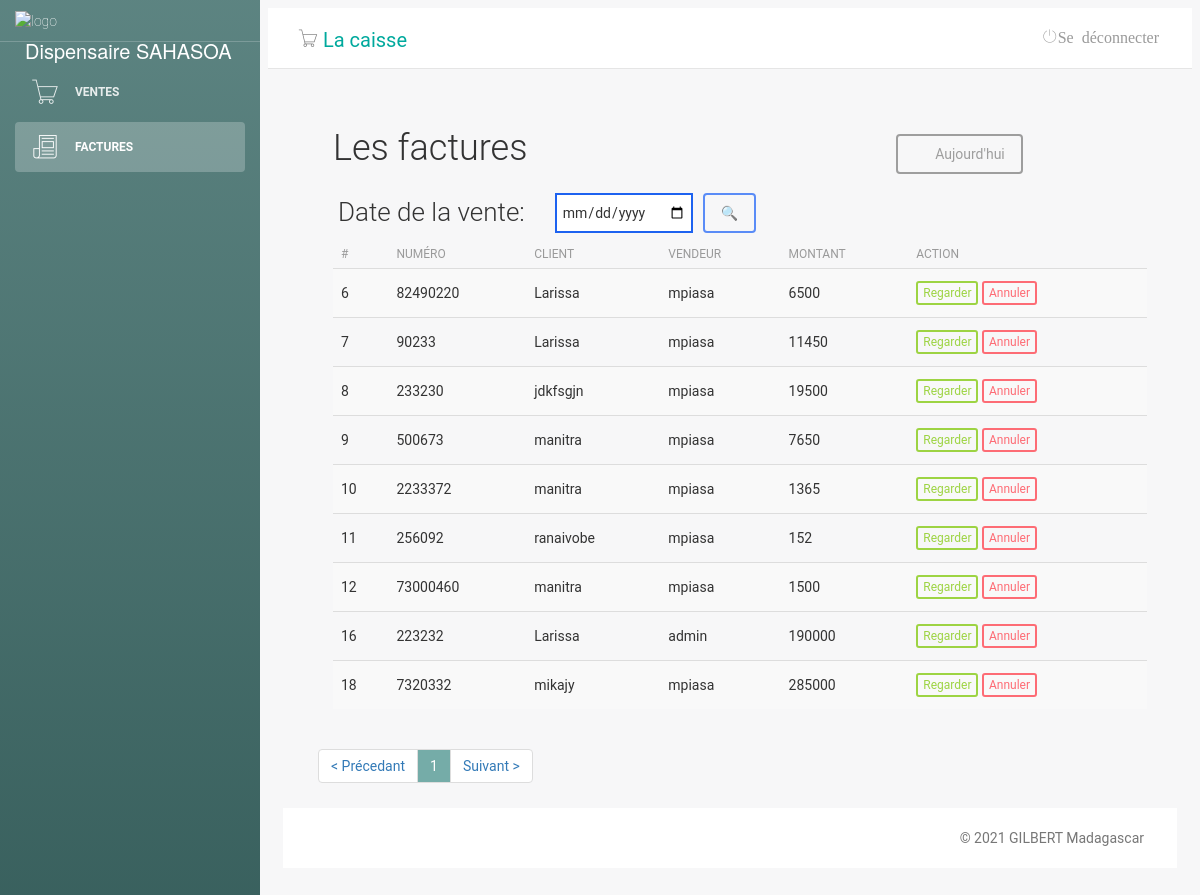
/invoices.php, run on the app's committed database.
### tables this page shows
CREATE TABLE "tb_ventes" (
	"id"	INTEGER,
	"prix"	varchar(11),
	"date"	date,
	"vendeur"	varchar(55),
	"client"	varchar(55) DEFAULT NULL,
	"n_NotaFiscal"	int(11),
	"paiment"	varchar(55),
	"mois"	TEXT,
	"an"	TEXT,
	"benefice"	NUMERIC,
	"states"	INTEGER,
	PRIMARY KEY("id" AUTOINCREMENT)
);

### invoices.php (the view, shortened to what this page needs)
<?php
include('classes/Mysql.php');
?>
<!doctype html>
<html lang="pt-br">
<head>
    <link href="css/bootstrap.min.css" rel="stylesheet" />
    <link href="css/animate.min.css" rel="stylesheet" />
    <link href="css/light-bootstrap-dashboard.css?v=1.4.0" rel="stylesheet" />
    <link href="css/demo.css" rel="stylesheet" />
    <link href="css/style.css" rel="stylesheet">
    <link href="css/font-awesome.min.css" rel="stylesheet">
    <link href='css/css' rel='stylesheet' type='text/css'>
    <link href="css/pe-icon-7-stroke.css" rel="stylesheet" />
</head>
<body>
    <div class="wrapper">
        <div class="sidebar" data-image="img/aa.jpg" style="background-color: #00ffee;">
            <div class="sidebar-wrapper">
                <div class="logo">
                    <img src="img/farmacia-logo.png" alt="logo" width="60px">
                    <p>Dispensaire SAHASOA</p>
                </div>
                <ul class="nav">
                    <li>
                        <a href="sales.php">
                            <i class="pe-7s-cart"></i>
                            <p>Ventes</p>
                        </a>
                    </li>
                    <li class="active">
                        <a href="#">
                            <i class="pe-7s-news-paper"></i>
                            <p>Factures</p>
                        </a>
                    </li>
                </ul>
            </div>
        </div>
        <div class="main-panel">
            <nav class="navbar navbar-default navbar-fixed">
                <div class="container-fluid">
                    <div class="navbar-header">
                        <div class="navbar-brand"> <i class="pe-7s-cart"></i> <a href="caisse/index.php" style="color: #00a99d;text-decoration: none;">La caisse</a></div>
                    </div>
                    <div class="collapse navbar-collapse">
                        <ul class="nav navbar-nav navbar-right">
                            <li>
                                <a href="logout.php">
                                    <i class="pe-7s-power">Se déconnecter</i>
                                </a>
                            </li>
                        </ul>
                    </div>
                </div>
            </nav>
            <div class="content">
                <div class="container-fluid">
                    <div class="row">
                        <?php
                        if (isset($_GET['date_invoice'])) {
                            $date = $_GET['date_invoice'];
                            $date = date_parse($date);
                            $day = $date['day'];
                            $month = $date['month'];
                            $year = $date['year'];
                            $year = substr($year, 2);
                            $date = $month . '/' . $day . '/' . $year;
                        } else {
                            $date = date('m/d/y');
                        }
                        $numRows = 0;
                        $itemsPerPage = 30;
                        $totalItemReq = $db->query("SELECT id FROM tb_ventes WHERE date = '$date'");
                        while ($row = $totalItemReq->fetch(SQLITE3_ASSOC)) {
                            ++$numRows;
                        }
                        $totalItem = $numRows;
                        $totalPages = ceil($totalItem / $itemsPerPage) + 1;
                        if (isset($_GET['page']) and !empty($_GET['page']) and $_GET['page'] > 0 and $_GET['page'] <= $totalItem) {
                            $_GET['page'] = intval($_GET['page']);
                            $currentPage = $_GET['page'];
                        } else {
                            $currentPage = 1;
                        }
                        $begin = ($currentPage - 1) * $itemsPerPage;
                        $sql = $db->prepare("SELECT * FROM tb_ventes WHERE date = '$date'");
                        $sql->execute();
                        $andranas = $sql->fetchAll();
                            $sql = $db->prepare("SELECT * FROM `tb_ventes` WHERE date = '$date' LIMIT $begin,$itemsPerPage");
                        $sql->execute();
                        $produtos = $sql->fetchAll();
                        ?>
                        <div class="lista-cliente">
                            <div id="top" class="row">
                                <div class="col-sm-8">
                                    <h2>Les factures</h2>
                                </div>
                                <div class="col-sm-4" style="margin-top: 35px;">
                                    <a class="btn btn-default" href="invoices.php"><i class="fa fa-refresh"></i> Aujourd'hui</a>
                                </div>
                            </div>
                            <div class="row">
                                <table style="position: absolute; margin-left:20px;">
                                    <td>
                                        <h4 id="total1">Date de la vente:</h4>
                                    </td>
                                    <form action="#" method="get">
                                        <div align="right">
                                            <td>
                                                <input type="date" name="date_invoice" size="1" style="margin:0 10px 0 20px; height: 40px; padding: 5px; border: 2px solid #1D62F0;">
                                            </td>
                                            <td>
                                                <button class="btn btn-primary" type="submit">🔍</button>
                                            </td>
                                        </div>
                                    </form>
                                </table>
                            </div>
                            <div id="list" class="row">
                                <div class="table-responsive col-md-12">
                                    <table class="table table-striped" cellspacing="0" cellpadding="0">
                                        <thead>
                                            <tr>
                                                <th>#</th>
                                                <th>Numéro</th>
                                                <th>Client</th>
                                                <th>Vendeur</th>
                                                <th>montant</th>
                                                <th class="actions">Action</th>
                                            </tr>
                                        </thead>
                                        <tbody>
                                            <tr>
                                                <?php foreach ($produtos as $value) : ?>
                                                    <td><?php echo $value['id'] ?></td>
                                                    <td><?php echo $value['n_NotaFiscal'] ?></td>
                                                    <td><?php echo $value['client'] ?></td>
                                                    <td><?php echo $value['vendeur'] ?></td>
                                                    <td><?php echo ($value['prix']) ?></td>
                                                    <td class="actions">
                                                        <a class="btn btn-success btn-xs" href="invoice-detail.php?client=<?=$value['client']?>&vendeur=<?=$value['vendeur']?>&total=<?=($value['prix'])?>&numero=<?=($value['n_NotaFiscal'])?>">Regarder</a>
                                                        <a class="btn btn-danger btn-xs" href="invoice-cancel.php?client=<?=$value['client']?>&vendeur=<?=$value['vendeur']?>&total=<?=($value['prix'])?>&numero=<?=($value['n_NotaFiscal'])?>">Annuler</a>
                                                    </td>
                                            </tr>
                                        <?php
                                                endforeach;
                                        ?>
                                        </tbody>
                                    </table>
                                </div>
                                <div id="bottom" class="row">
                                    <div class="col-md-12">
                                        <ul class="pagination">
                                            <?php if ($currentPage != 1) {
                                                $prev = $currentPage - 1;
                                                echo '<li class="prev"><a href="?pg=sales&page=' . ($prev) . '" rel="next">&lt; Précedant</a></li>';
                                            } else {
                                                echo '<li><a href="#">&lt; Précedant</a></li>';
                                            }
                                            ?>
                                            <?php for ($i = 1; $i < $totalPages; $i++) {
                                                if ($i == $currentPage) {
                                                    echo '<li><a  style="background-color: #75aca8; color:white;" href="#">' . $i . '</a></li>';
                                                } else {
                                                    echo '<li><a href="?pg=sales&page=' . $i . '">' . $i . '</a></li>';
                                                }
                                            } ?>
                                            <?php if ($currentPage < ($totalPages - 1)) {
                                                echo '<li class="next"><a href="?pg=sales&page=' . (++$currentPage) . '" rel="next">Suivant &gt;</a></li>';
                                            } else {
                                                echo '<li class="next"><a href="#" rel="next">Suivant &gt;</a></li>';
                                            }
                                            ?>
                                        </ul>
                                    </div>
                                </div>
                            </div>
                        </div>
                    </div>
                </div>
                <footer class="footer">
                    <div class="container-fluid">
                        <p class="copyright pull-right">
                            &copy;
                            GILBERT Madagascar
                        </p>
                    </div>
                </footer>
            </div>
        </div>
</body>
</html>

### css/style.css (style rules this page uses)
.lista-cliente { margin-left: 50px; }
.lista-cliente h4 { font-size: 26px; padding-right: 10px; }

### invoices.php (style rules this page uses)
#total1 { margin-top: 13px; }
#list { margin-top: 50px; }

### data on the page
tb_ventes: id "6", n_NotaFiscal "82490220", client "Larissa", vendeur "mpiasa", prix "6500"
tb_ventes: id "7", n_NotaFiscal "90233", client "Larissa", vendeur "mpiasa", prix "11450"
tb_ventes: id "8", n_NotaFiscal "233230", client "jdkfsgjn", vendeur "mpiasa", prix "19500"
tb_ventes: id "9", n_NotaFiscal "500673", client "manitra", vendeur "mpiasa", prix "7650"
tb_ventes: id "10", n_NotaFiscal "2233372", client "manitra", vendeur "mpiasa", prix "1365"
tb_ventes: id "11", n_NotaFiscal "256092", client "ranaivobe", vendeur "mpiasa", prix "152"
tb_ventes: id "12", n_NotaFiscal "73000460", client "manitra", vendeur "mpiasa", prix "1500"
tb_ventes: id "16", n_NotaFiscal "223232", client "Larissa", vendeur "admin", prix "190000"
tb_ventes: id "18", n_NotaFiscal "7320332", client "mikajy", vendeur "mpiasa", prix "285000"
